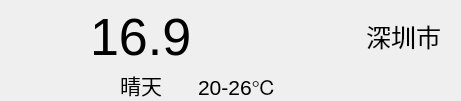
  <widget class="QWidget" name="widget02" native="true">
   <property name="geometry">
    <rect>
     <x>20</x>
     <y>60</y>
     <width>461</width>
     <height>101</height>
    </rect>
   </property>
   <widget class="QLabel" name="labelWeatherIcon">
    <property name="geometry">
     <rect>
      <x>10</x>
      <y>20</y>
      <width>61</width>
      <height>61</height>
     </rect>
    </property>
    <property name="minimumSize">
     <size>
      <width>61</width>
      <height>61</height>
     </size>
    </property>
    <property name="maximumSize">
     <size>
      <width>61</width>
      <height>61</height>
     </size>
    </property>
    <property name="text">
     <string/>
    </property>
    <property name="pixmap">
     <pixmap resource="res.qrc">:/res/天气-晴.png</pixmap>
    </property>
    <property name="scaledContents">
     <bool>true</bool>
    </property>
   </widget>
   <widget class="QWidget" name="layoutWidget">
    <property name="geometry">
     <rect>
      <x>90</x>
      <y>10</y>
      <width>351</width>
      <height>91</height>
     </rect>
    </property>
    <layout class="QGridLayout" name="gridLayout_2">
     <item row="1" column="0">
      <widget class="QLabel" name="labelWeatherType">
       <property name="font">
        <font>
         <family>Courier New</family>
         <pointsize>16</pointsize>
        </font>
       </property>
       <property name="text">
        <string>晴天</string>
       </property>
       <property name="alignment">
        <set>Qt::AlignmentFlag::AlignCenter</set>
       </property>
      </widget>
     </item>
     <item row="0" column="0">
      <widget class="QLabel" name="labelTemp">
       <property name="font">
        <font>
         <family>Arial</family>
         <pointsize>39</pointsize>
        </font>
       </property>
       <property name="text">
        <string>16.9</string>
       </property>
      </widget>
     </item>
     <item row="0" column="4">
      <widget class="QLabel" name="labelCity">
       <property name="font">
        <font>
         <family>Courier New</family>
         <pointsize>19</pointsize>
        </font>
       </property>
       <property name="text">
        <string>深圳市</string>
       </property>
      </widget>
     </item>
     <item row="1" column="3">
      <spacer name="horizontalSpacer">
       <property name="orientation">
        <enum>Qt::Orientation::Horizontal</enum>
       </property>
       <property name="sizeHint" stdset="0">
        <size>
         <width>40</width>
         <height>20</height>
        </size>
       </property>
      </spacer>
     </item>
     <item row="1" column="1">
      <widget class="QLabel" name="labelTempRange">
       <property name="font">
        <font>
         <family>Arial</family>
         <pointsize>16</pointsize>
        </font>
       </property>
       <property name="text">
        <string>20-26℃</string>
       </property>
      </widget>
     </item>
    </layout>
   </widget>
  </widget>
